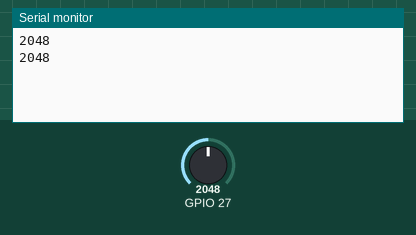
Recording of a sketch running on a simulated ESP32. On the bench: the last lines printed to the serial monitor. The inputs (shaded band) are chosen by the test bench; at power-on: GPIO 27 = 2048.

Above: at 1.8 s.
1.9 s: GPIO 27 set to 2866
At 2.8 s:
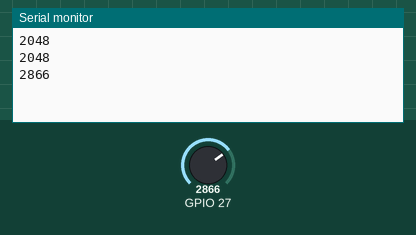
3.4 s: GPIO 27 set to 3603
At 4.7 s:
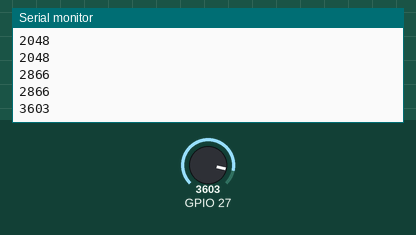
Timing chart, 0 to 6.4 s (numbered marks = the images above; inputs shaded):
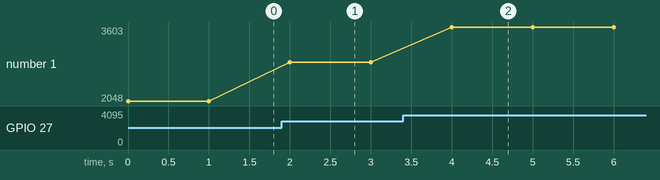

The sketch:

esp32-devkit-arduino-adc-trimpot.ino
```cpp
// Author: Erwin Ouyang, aiotedge.tech
// Date  : 8 Mar 2020

void setup()
{
  // Initialize serial port
  Serial.begin(115200);
}

void loop()
{
  // Read trimpot value using ADC
  int trimpot = analogRead(27);
  // Print the value to the serial monitor
  Serial.println(trimpot);
  delay(1000);
}
```

Measured:
- after the input at 1.9 s, the serial monitor: prints a new line after 0.10 s (image 1)
- after the input at 3.4 s, the serial monitor: prints a new line after 0.60 s (image 2)
- plotted number 1: 2048 → 2866 after the input at 1.9 s, 2866 → 3603 after the input at 3.4 s
